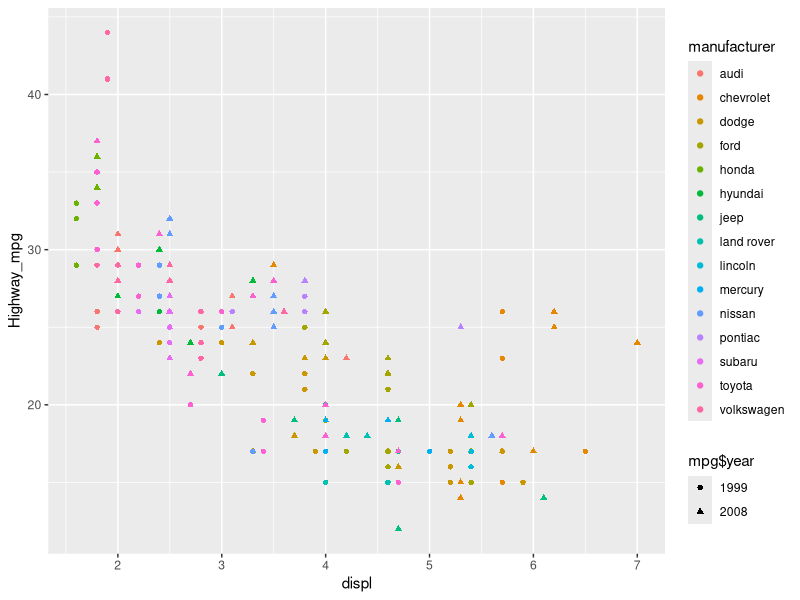

The R source for this figure:
## ---- chunk 1
knitr::opts_chunk$set(echo = TRUE, cache = TRUE)
library(tidyverse)
## ---- chunk 2
ggplot2::mpg
## ---- chunk 3
  mpg$year <- factor(mpg$year)
ggplot2::mpg %>% 
  ggplot() +
  aes(
    x = displ,
    y = hwy,
    color = manufacturer,
    shape = mpg$year) +
  geom_point(
  ) +
  ylab("Highway_mpg")
## ---- chunk 4
mpg_data <- ggplot2::mpg
mpg_data %>% 
  select(manufacturer,year, displ, hwy) %>% 
  group_by(year) %>% 
  summarize(across(displ:hwy,
                   list(mean = ~ mean(.x, na.rm = TRUE),
                        sd = ~ sd(.x, na.rm = TRUE))))
## ---- chunk 5
cat("$$
\\operatorname{mpg} = \\alpha + \\beta_{1}(\\operatorname{cyl}) + \\beta_{2}(\\operatorname{disp}) + \\epsilon
$$")
